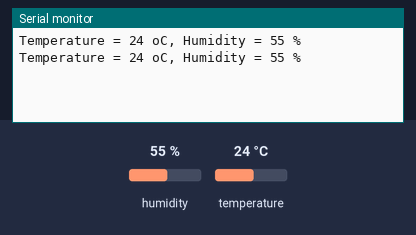
A sketch run on a simulated Arduino Uno, built with avr-gcc and run on an emulated ATmega328P. Parts: the last lines printed to the serial monitor. The test bench sets the inputs (shaded band); at power-on: humidity 55 %, temperature 24 °C.

Above: at 4.8 s.
4.9 s: humidity set to 22 %
At 7.3 s:
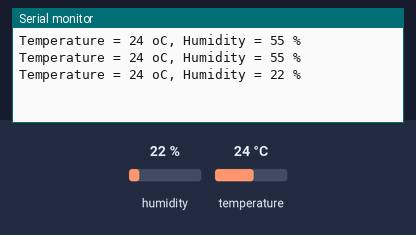
7.9 s: temperature set to 12 °C
At 8.5 s:
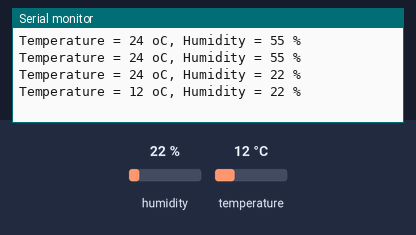
10.9 s: humidity set to 40 %
At 13.3 s:
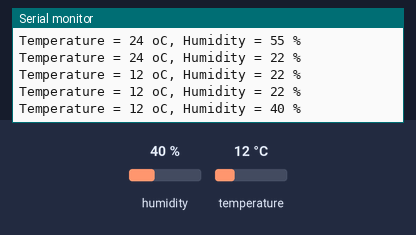
Timing chart, 0 to 14.8 s (numbered marks = the images above; inputs shaded):
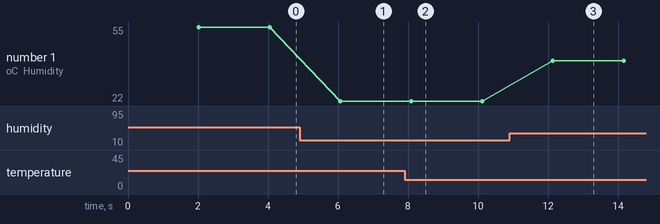

The sketch:

DHT11.ino
```cpp
#include <DHT.h>
#define DHTTYPE DHT11
#define DHTPin 4

DHT dht (DHTPin, DHTTYPE);

void setup() {
  // put your setup code here, to run once:
  Serial.begin(9600);
  dht.begin();
}

void loop() {
  delay(2000);
  // put your main code here, to run repeatedly:
  int temp = dht.readTemperature();
  int humi = dht.readHumidity();

  Serial.print("Temperature = ");
  Serial.print(temp);
  Serial.print(" oC, Humidity = ");
  Serial.print(humi);
  Serial.println(" %");

}
```

Measured:
- after the input at 4.9 s, the serial monitor: prints a new line after 1.2 s (image 1)
- after the input at 7.9 s, the serial monitor: prints a new line after 0.20 s (image 2)
- after the input at 10.9 s, the serial monitor: prints a new line after 1.2 s (image 3)
- plotted number 1: 55 → 22 after the input at 4.9 s, 22 → 40 after the input at 10.9 s
